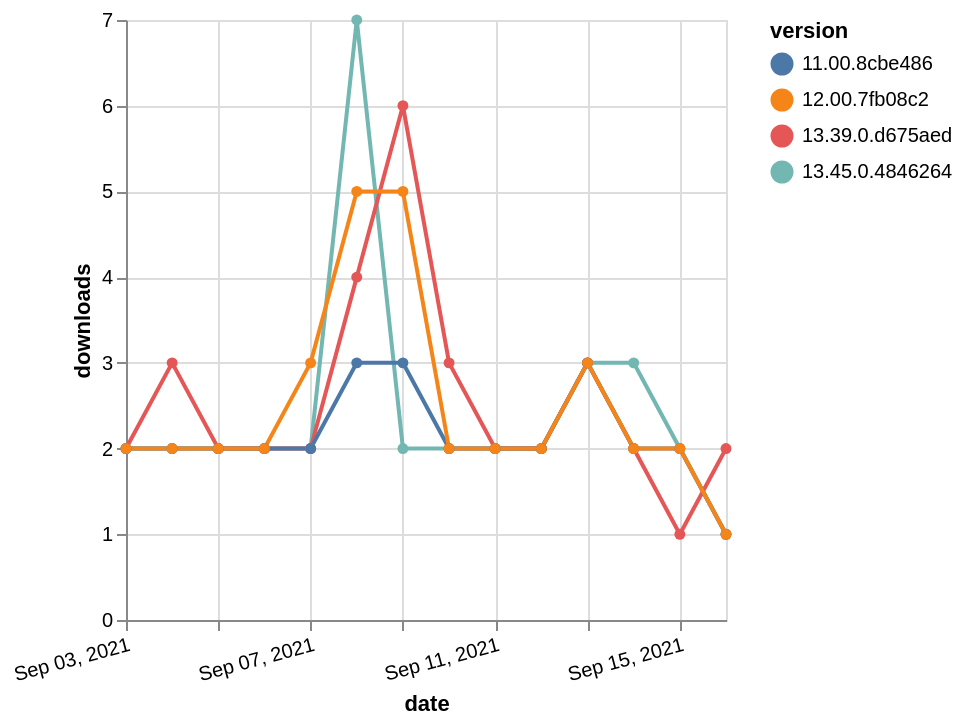

Describe this chart as a Vega-Lite specification.
### Vega-Lite specification from a JSON file in a GitHub repository (floating-point values rounded to 4 significant figures)
{"$schema": "https://vega.github.io/schema/vega-lite/v5.json", "description": "A simple bar chart with embedded data.", "data": {"values": [{"date": "2021-09-03", "total": 678, "delta": 2, "version": "13.45.0.4846264"}, {"date": "2021-09-04", "total": 680, "delta": 2, "version": "13.45.0.4846264"}, {"date": "2021-09-05", "total": 682, "delta": 2, "version": "13.45.0.4846264"}, {"date": "2021-09-06", "total": 684, "delta": 2, "version": "13.45.0.4846264"}, {"date": "2021-09-07", "total": 686, "delta": 2, "version": "13.45.0.4846264"}, {"date": "2021-09-08", "total": 693, "delta": 7, "version": "13.45.0.4846264"}, {"date": "2021-09-09", "total": 695, "delta": 2, "version": "13.45.0.4846264"}, {"date": "2021-09-10", "total": 697, "delta": 2, "version": "13.45.0.4846264"}, {"date": "2021-09-11", "total": 699, "delta": 2, "version": "13.45.0.4846264"}, {"date": "2021-09-12", "total": 701, "delta": 2, "version": "13.45.0.4846264"}, {"date": "2021-09-13", "total": 704, "delta": 3, "version": "13.45.0.4846264"}, {"date": "2021-09-14", "total": 707, "delta": 3, "version": "13.45.0.4846264"}, {"date": "2021-09-15", "total": 709, "delta": 2, "version": "13.45.0.4846264"}, {"date": "2021-09-16", "total": 710, "delta": 1, "version": "13.45.0.4846264"}, {"date": "2021-09-03", "total": 1822, "delta": 2, "version": "13.39.0.d675aed"}, {"date": "2021-09-04", "total": 1825, "delta": 3, "version": "13.39.0.d675aed"}, {"date": "2021-09-05", "total": 1827, "delta": 2, "version": "13.39.0.d675aed"}, {"date": "2021-09-06", "total": 1829, "delta": 2, "version": "13.39.0.d675aed"}, {"date": "2021-09-07", "total": 1831, "delta": 2, "version": "13.39.0.d675aed"}, {"date": "2021-09-08", "total": 1835, "delta": 4, "version": "13.39.0.d675aed"}, {"date": "2021-09-09", "total": 1841, "delta": 6, "version": "13.39.0.d675aed"}, {"date": "2021-09-10", "total": 1844, "delta": 3, "version": "13.39.0.d675aed"}, {"date": "2021-09-11", "total": 1846, "delta": 2, "version": "13.39.0.d675aed"}, {"date": "2021-09-12", "total": 1848, "delta": 2, "version": "13.39.0.d675aed"}, {"date": "2021-09-13", "total": 1851, "delta": 3, "version": "13.39.0.d675aed"}, {"date": "2021-09-14", "total": 1853, "delta": 2, "version": "13.39.0.d675aed"}, {"date": "2021-09-15", "total": 1854, "delta": 1, "version": "13.39.0.d675aed"}, {"date": "2021-09-16", "total": 1856, "delta": 2, "version": "13.39.0.d675aed"}, {"date": "2021-09-03", "total": 2330, "delta": 2, "version": "11.00.8cbe486"}, {"date": "2021-09-04", "total": 2332, "delta": 2, "version": "11.00.8cbe486"}, {"date": "2021-09-05", "total": 2334, "delta": 2, "version": "11.00.8cbe486"}, {"date": "2021-09-06", "total": 2336, "delta": 2, "version": "11.00.8cbe486"}, {"date": "2021-09-07", "total": 2338, "delta": 2, "version": "11.00.8cbe486"}, {"date": "2021-09-08", "total": 2341, "delta": 3, "version": "11.00.8cbe486"}, {"date": "2021-09-09", "total": 2344, "delta": 3, "version": "11.00.8cbe486"}, {"date": "2021-09-10", "total": 2346, "delta": 2, "version": "11.00.8cbe486"}, {"date": "2021-09-11", "total": 2348, "delta": 2, "version": "11.00.8cbe486"}, {"date": "2021-09-12", "total": 2350, "delta": 2, "version": "11.00.8cbe486"}, {"date": "2021-09-13", "total": 2353, "delta": 3, "version": "11.00.8cbe486"}, {"date": "2021-09-14", "total": 2355, "delta": 2, "version": "11.00.8cbe486"}, {"date": "2021-09-15", "total": 2357, "delta": 2, "version": "11.00.8cbe486"}, {"date": "2021-09-16", "total": 2358, "delta": 1, "version": "11.00.8cbe486"}, {"date": "2021-09-03", "total": 2824, "delta": 2, "version": "12.00.7fb08c2"}, {"date": "2021-09-04", "total": 2826, "delta": 2, "version": "12.00.7fb08c2"}, {"date": "2021-09-05", "total": 2828, "delta": 2, "version": "12.00.7fb08c2"}, {"date": "2021-09-06", "total": 2830, "delta": 2, "version": "12.00.7fb08c2"}, {"date": "2021-09-07", "total": 2833, "delta": 3, "version": "12.00.7fb08c2"}, {"date": "2021-09-08", "total": 2838, "delta": 5, "version": "12.00.7fb08c2"}, {"date": "2021-09-09", "total": 2843, "delta": 5, "version": "12.00.7fb08c2"}, {"date": "2021-09-10", "total": 2845, "delta": 2, "version": "12.00.7fb08c2"}, {"date": "2021-09-11", "total": 2847, "delta": 2, "version": "12.00.7fb08c2"}, {"date": "2021-09-12", "total": 2849, "delta": 2, "version": "12.00.7fb08c2"}, {"date": "2021-09-13", "total": 2852, "delta": 3, "version": "12.00.7fb08c2"}, {"date": "2021-09-14", "total": 2854, "delta": 2, "version": "12.00.7fb08c2"}, {"date": "2021-09-15", "total": 2856, "delta": 2, "version": "12.00.7fb08c2"}, {"date": "2021-09-16", "total": 2857, "delta": 1, "version": "12.00.7fb08c2"}]}, "width": "container", "mark": {"type": "line", "point": {"filled": true}}, "encoding": {"x": {"field": "date", "type": "temporal", "timeUnit": "yearmonthdate", "title": "date", "axis": {"labelAngle": -15}}, "y": {"field": "delta", "type": "quantitative", "title": "downloads"}, "color": {"field": "version", "type": "nominal"}, "tooltip": {"field": "delta"}}}
